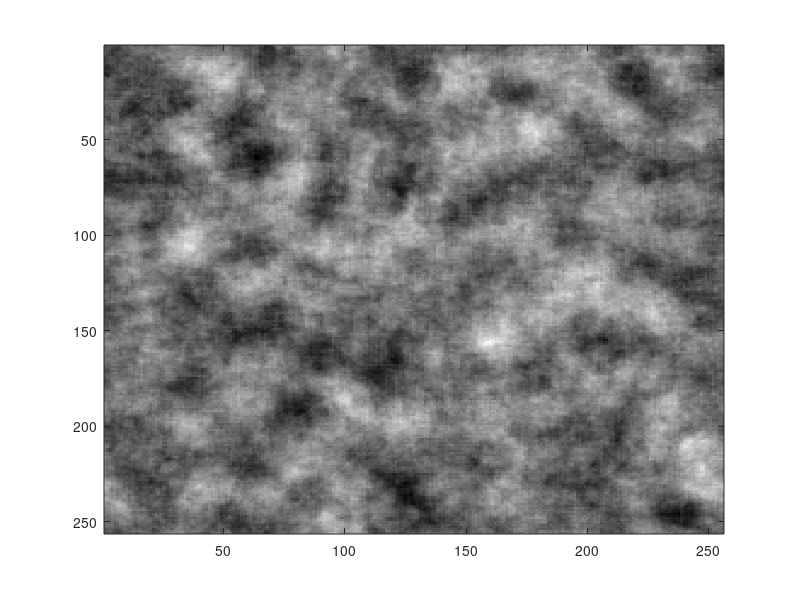

This figure's MATLAB source:
% Create Date: 2018-01-30
% Name: Yueyang Zhou
% All varibles are in camelCase style.

function Test

clear
close all

% NxN matrix
num = 256;
Circle = zeros(num);
Radius = 10;

field = randn(num);
fieldfft = fft2(field);

% Convert coord
central = 256 / 2;

% Circle
for i = 1:num
    coordI =  i - central -1;
    for j = 1:num
        coordJ = j - central - 1;
        % matrix (i,j) 
        distance = sqrt(coordI^2 + coordJ^2);
        if distance < Radius
            Circle(i,j) = 255;
        else
            Circle(i,j) = 0;
        end
    end
end

imagesc(Circle);
colormap(gray(256));
pause;

CircleFFT = fft2(Circle);
multipy = CircleFFT .* fieldfft;
multipyIFFT = ifft2(multipy);

for i = 1:num
    for j = 1:num
        real(multipyIFFT(i,j));
    end
end

imagesc(real(multipyIFFT));
colormap(gray(256));
pause;

